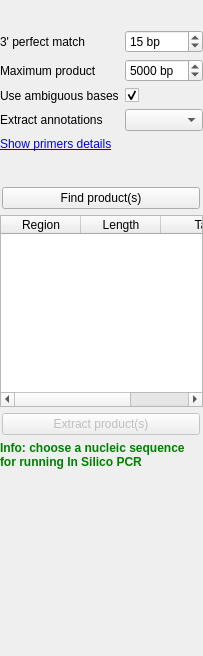
<?xml version="1.0" encoding="UTF-8"?>
<ui version="4.0">
 <class>InSilicoPcrOptionPanelWidget</class>
 <widget class="QWidget" name="InSilicoPcrOptionPanelWidget">
  <property name="geometry">
   <rect>
    <x>0</x>
    <y>0</y>
    <width>203</width>
    <height>656</height>
   </rect>
  </property>
  <property name="windowTitle">
   <string>Form</string>
  </property>
  <layout class="QVBoxLayout" name="verticalLayout_3">
   <property name="leftMargin">
    <number>0</number>
   </property>
   <property name="topMargin">
    <number>0</number>
   </property>
   <property name="rightMargin">
    <number>0</number>
   </property>
   <property name="bottomMargin">
    <number>0</number>
   </property>
   <item>
    <widget class="QWidget" name="runPcrWidget" native="true">
     <property name="minimumSize">
      <size>
       <width>0</width>
       <height>0</height>
      </size>
     </property>
     <layout class="QVBoxLayout" name="verticalLayout">
      <property name="leftMargin">
       <number>0</number>
      </property>
      <property name="topMargin">
       <number>0</number>
      </property>
      <property name="rightMargin">
       <number>0</number>
      </property>
      <property name="bottomMargin">
       <number>0</number>
      </property>
      <item>
       <widget class="U2::ShowHideSubgroupWidget" name="forwardPrimerBoxSubgroup" native="true"/>
      </item>
      <item>
       <widget class="U2::PrimerGroupBox" name="forwardPrimerBox" native="true"/>
      </item>
      <item>
       <widget class="U2::ShowHideSubgroupWidget" name="reversePrimerBoxSubgroup" native="true"/>
      </item>
      <item>
       <widget class="U2::PrimerGroupBox" name="reversePrimerBox" native="true"/>
      </item>
      <item>
       <widget class="U2::ShowHideSubgroupWidget" name="settingsSubgroup" native="true"/>
      </item>
      <item>
       <widget class="QWidget" name="settingsWidget" native="true">
        <property name="minimumSize">
         <size>
          <width>0</width>
          <height>0</height>
         </size>
        </property>
        <layout class="QGridLayout" name="gridLayout">
         <property name="leftMargin">
          <number>0</number>
         </property>
         <property name="topMargin">
          <number>0</number>
         </property>
         <property name="rightMargin">
          <number>0</number>
         </property>
         <property name="bottomMargin">
          <number>0</number>
         </property>
         <item row="0" column="0">
          <widget class="QLabel" name="label">
           <property name="text">
            <string>3' perfect match</string>
           </property>
           <property name="wordWrap">
            <bool>true</bool>
           </property>
          </widget>
         </item>
         <item row="1" column="0">
          <widget class="QLabel" name="label_10">
           <property name="sizePolicy">
            <sizepolicy hsizetype="Preferred" vsizetype="Preferred">
             <horstretch>0</horstretch>
             <verstretch>0</verstretch>
            </sizepolicy>
           </property>
           <property name="text">
            <string>Maximum product</string>
           </property>
           <property name="wordWrap">
            <bool>true</bool>
           </property>
          </widget>
         </item>
         <item row="1" column="1">
          <widget class="QSpinBox" name="productSizeSpinBox">
           <property name="sizePolicy">
            <sizepolicy hsizetype="Expanding" vsizetype="Fixed">
             <horstretch>0</horstretch>
             <verstretch>0</verstretch>
            </sizepolicy>
           </property>
           <property name="suffix">
            <string> bp</string>
           </property>
           <property name="minimum">
            <number>1</number>
           </property>
           <property name="maximum">
            <number>999999</number>
           </property>
           <property name="value">
            <number>5000</number>
           </property>
          </widget>
         </item>
         <item row="2" column="1">
          <widget class="QCheckBox" name="useAmbiguousBasesCheckBox">
           <property name="text">
            <string/>
           </property>
           <property name="checked">
            <bool>true</bool>
           </property>
          </widget>
         </item>
         <item row="3" column="0">
          <widget class="QLabel" name="label_2">
           <property name="text">
            <string>Extract annotations</string>
           </property>
          </widget>
         </item>
         <item row="0" column="1">
          <widget class="QSpinBox" name="perfectSpinBox">
           <property name="sizePolicy">
            <sizepolicy hsizetype="Expanding" vsizetype="Fixed">
             <horstretch>0</horstretch>
             <verstretch>0</verstretch>
            </sizepolicy>
           </property>
           <property name="suffix">
            <string> bp</string>
           </property>
           <property name="value">
            <number>15</number>
           </property>
          </widget>
         </item>
         <item row="3" column="1">
          <widget class="QComboBox" name="annsComboBox">
           <property name="sizeAdjustPolicy">
            <enum>QComboBox::AdjustToMinimumContentsLength</enum>
           </property>
          </widget>
         </item>
         <item row="2" column="0">
          <widget class="QLabel" name="label_3">
           <property name="text">
            <string>Use ambiguous bases</string>
           </property>
          </widget>
         </item>
        </layout>
       </widget>
      </item>
      <item>
       <widget class="QLabel" name="detailsLinkLabel">
        <property name="styleSheet">
         <string notr="true">color: red;
</string>
        </property>
        <property name="text">
         <string>&lt;a href=&quot;details&quot;&gt;Show primers details&lt;/a&gt;</string>
        </property>
       </widget>
      </item>
      <item>
       <widget class="QLabel" name="warningLabel">
        <property name="styleSheet">
         <string notr="true">color: red;
font-weight: 600;</string>
        </property>
        <property name="text">
         <string/>
        </property>
        <property name="alignment">
         <set>Qt::AlignJustify|Qt::AlignVCenter</set>
        </property>
        <property name="wordWrap">
         <bool>true</bool>
        </property>
        <property name="textInteractionFlags">
         <set>Qt::LinksAccessibleByKeyboard|Qt::LinksAccessibleByMouse</set>
        </property>
       </widget>
      </item>
      <item>
       <spacer name="verticalSpacer_2">
        <property name="orientation">
         <enum>Qt::Vertical</enum>
        </property>
        <property name="sizeType">
         <enum>QSizePolicy::Fixed</enum>
        </property>
        <property name="sizeHint" stdset="0">
         <size>
          <width>20</width>
          <height>10</height>
         </size>
        </property>
       </spacer>
      </item>
      <item alignment="Qt::AlignHCenter">
       <widget class="QPushButton" name="findProductButton">
        <property name="sizePolicy">
         <sizepolicy hsizetype="Fixed" vsizetype="Fixed">
          <horstretch>0</horstretch>
          <verstretch>0</verstretch>
         </sizepolicy>
        </property>
        <property name="minimumSize">
         <size>
          <width>198</width>
          <height>0</height>
         </size>
        </property>
        <property name="maximumSize">
         <size>
          <width>198</width>
          <height>16777215</height>
         </size>
        </property>
        <property name="text">
         <string>Find product(s)</string>
        </property>
       </widget>
      </item>
     </layout>
    </widget>
   </item>
   <item>
    <widget class="QWidget" name="productsWidget" native="true">
     <property name="minimumSize">
      <size>
       <width>0</width>
       <height>0</height>
      </size>
     </property>
     <layout class="QVBoxLayout" name="verticalLayout_2">
      <property name="leftMargin">
       <number>0</number>
      </property>
      <property name="topMargin">
       <number>0</number>
      </property>
      <property name="rightMargin">
       <number>0</number>
      </property>
      <property name="bottomMargin">
       <number>0</number>
      </property>
      <item>
       <widget class="U2::InSilicoPcrProductsTable" name="productsTable">
        <property name="sizePolicy">
         <sizepolicy hsizetype="Expanding" vsizetype="Expanding">
          <horstretch>0</horstretch>
          <verstretch>0</verstretch>
         </sizepolicy>
        </property>
        <property name="minimumSize">
         <size>
          <width>0</width>
          <height>50</height>
         </size>
        </property>
        <property name="editTriggers">
         <set>QAbstractItemView::NoEditTriggers</set>
        </property>
        <property name="tabKeyNavigation">
         <bool>false</bool>
        </property>
        <property name="showDropIndicator" stdset="0">
         <bool>false</bool>
        </property>
        <property name="dragDropOverwriteMode">
         <bool>false</bool>
        </property>
        <property name="alternatingRowColors">
         <bool>true</bool>
        </property>
        <property name="selectionMode">
         <enum>QAbstractItemView::ExtendedSelection</enum>
        </property>
        <property name="selectionBehavior">
         <enum>QAbstractItemView::SelectRows</enum>
        </property>
        <property name="textElideMode">
         <enum>Qt::ElideMiddle</enum>
        </property>
        <property name="showGrid">
         <bool>false</bool>
        </property>
        <property name="sortingEnabled">
         <bool>false</bool>
        </property>
        <property name="cornerButtonEnabled">
         <bool>false</bool>
        </property>
        <attribute name="horizontalHeaderDefaultSectionSize">
         <number>80</number>
        </attribute>
        <attribute name="horizontalHeaderHighlightSections">
         <bool>false</bool>
        </attribute>
        <attribute name="horizontalHeaderShowSortIndicator" stdset="0">
         <bool>false</bool>
        </attribute>
        <attribute name="horizontalHeaderStretchLastSection">
         <bool>true</bool>
        </attribute>
        <attribute name="verticalHeaderVisible">
         <bool>false</bool>
        </attribute>
        <attribute name="verticalHeaderDefaultSectionSize">
         <number>24</number>
        </attribute>
        <column>
         <property name="text">
          <string>Region</string>
         </property>
        </column>
        <column>
         <property name="text">
          <string>Length</string>
         </property>
        </column>
        <column>
         <property name="text">
          <string>Ta</string>
         </property>
        </column>
       </widget>
      </item>
      <item alignment="Qt::AlignHCenter">
       <widget class="QPushButton" name="extractProductButton">
        <property name="enabled">
         <bool>false</bool>
        </property>
        <property name="sizePolicy">
         <sizepolicy hsizetype="Fixed" vsizetype="Fixed">
          <horstretch>0</horstretch>
          <verstretch>0</verstretch>
         </sizepolicy>
        </property>
        <property name="minimumSize">
         <size>
          <width>198</width>
          <height>0</height>
         </size>
        </property>
        <property name="maximumSize">
         <size>
          <width>198</width>
          <height>16777215</height>
         </size>
        </property>
        <property name="text">
         <string>Extract product(s)</string>
        </property>
       </widget>
      </item>
     </layout>
    </widget>
   </item>
   <item>
    <widget class="QLabel" name="algoWarningLabel">
     <property name="styleSheet">
      <string notr="true">color: green;
font-weight: 600;</string>
     </property>
     <property name="text">
      <string>Info: choose a nucleic sequence for running In Silico PCR</string>
     </property>
     <property name="alignment">
      <set>Qt::AlignLeading|Qt::AlignLeft|Qt::AlignVCenter</set>
     </property>
     <property name="wordWrap">
      <bool>true</bool>
     </property>
    </widget>
   </item>
   <item>
    <spacer name="verticalSpacer">
     <property name="orientation">
      <enum>Qt::Vertical</enum>
     </property>
     <property name="sizeType">
      <enum>QSizePolicy::Expanding</enum>
     </property>
     <property name="sizeHint" stdset="0">
      <size>
       <width>20</width>
       <height>0</height>
      </size>
     </property>
    </spacer>
   </item>
  </layout>
 </widget>
 <customwidgets>
  <customwidget>
   <class>U2::PrimerGroupBox</class>
   <extends>QWidget</extends>
   <header>PrimerGroupBox.h</header>
   <container>1</container>
  </customwidget>
  <customwidget>
   <class>U2::InSilicoPcrProductsTable</class>
   <extends>QTableWidget</extends>
   <header>InSilicoPcrProductsTable.h</header>
  </customwidget>
  <customwidget>
   <class>U2::ShowHideSubgroupWidget</class>
   <extends>QWidget</extends>
   <header location="global">U2Gui/ShowHideSubgroupWidget.h</header>
   <container>1</container>
  </customwidget>
 </customwidgets>
 <resources/>
 <connections/>
</ui>
